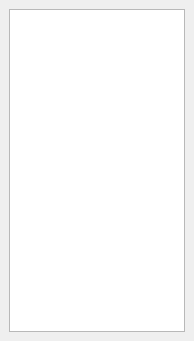
<?xml version="1.0" encoding="UTF-8"?>
<ui version="4.0">
 <class>PropertyPalette</class>
 <widget class="QDockWidget" name="PropertyPalette">
  <property name="geometry">
   <rect>
    <x>0</x>
    <y>0</y>
    <width>194</width>
    <height>341</height>
   </rect>
  </property>
  <property name="floating">
   <bool>false</bool>
  </property>
  <property name="windowTitle">
   <string>Properties</string>
  </property>
  <widget class="QWidget" name="dockWidgetContents">
   <layout class="QVBoxLayout" name="verticalLayout">
    <item>
     <widget class="QTreeView" name="treeView">
      <property name="indentation">
       <number>0</number>
      </property>
     </widget>
    </item>
   </layout>
  </widget>
 </widget>
 <resources/>
 <connections/>
</ui>
